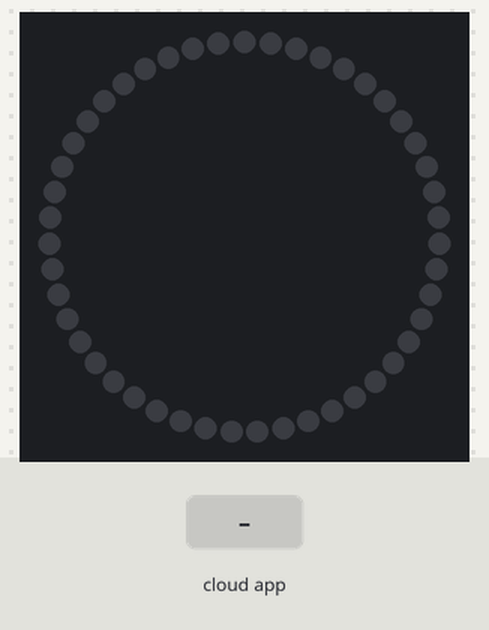
The sketch below on a simulated Arduino Uno, built with avr-gcc and run on an emulated ATmega328P. On the bench: 47 RGB LEDs in a ring, first at the top, clockwise. The inputs (shaded band) are chosen by the test bench. Dim RGB values are drawn brighter than linear; the strip is taken to match the declared colour order; the ROS host is connected and sends only what is stated.

Above: at 1.2 s.
1.3 s: the phone or cloud app sets linear.x to -100
At 2.4 s:
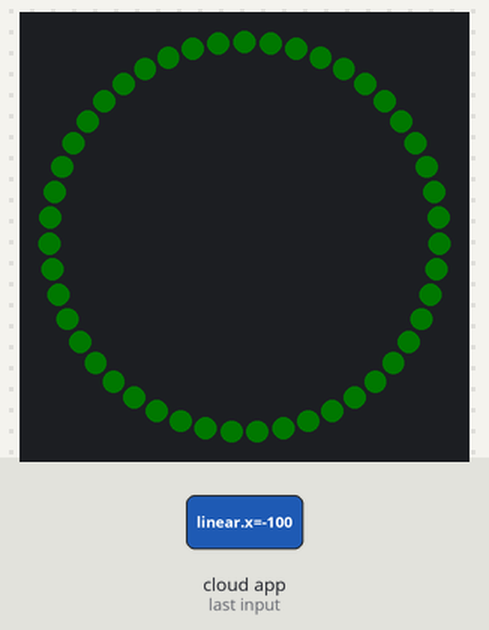
2.8 s: the phone or cloud app sets linear.x to 100
At 3.9 s:
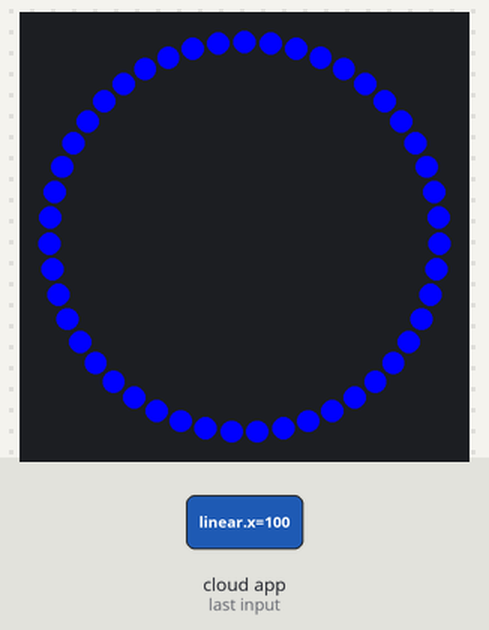
4.3 s: the phone or cloud app sets linear.x to 0
At 4.8 s:
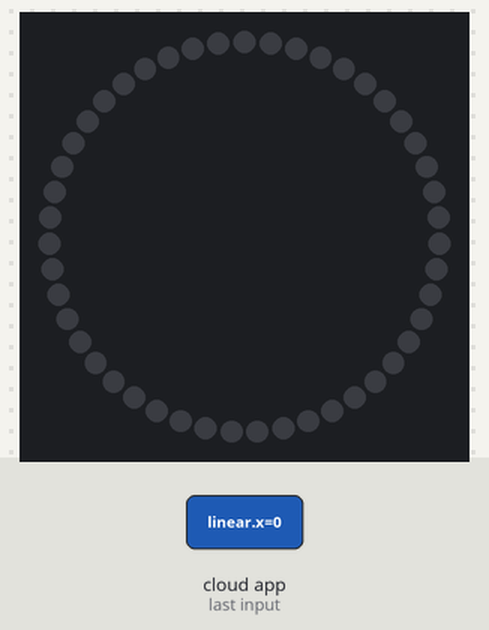
Timing chart, 0 to 7.3 s (numbered marks = the images above; inputs shaded):
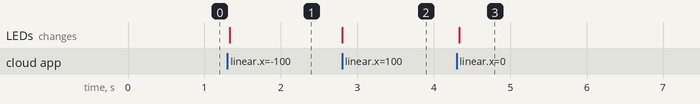

Measured:
- after the input at 1.3 s, the LEDs: change at once (image 1)
- after the input at 2.8 s, the LEDs: change at once (image 2)
- after the input at 4.3 s, the LEDs: change at once (image 3)

The sketch:

vega_belt.ino
```cpp
#include <ros.h>
#include <geometry_msgs/Twist.h>
#include <Adafruit_NeoPixel.h>


#define VEGA_NUM_LEDS 47
#define MAX_LED_FRAMES 124
#define PIXEL_RING_PIN 4
#define BYTES_PER_PIXEL 4
#define BYTES_PER_PIXEL_STRING "BYTES_PER_PIXEL"
#define TODO_MSG_FRAMES 1

Adafruit_NeoPixel pixel = Adafruit_NeoPixel(VEGA_NUM_LEDS, PIXEL_RING_PIN, NEO_RGBW + NEO_KHZ800);
ros::NodeHandle_<ArduinoHardware, 1, 1, 30720, 512>  nh;

int autoScale( int originalMin, int originalMax, int newBegin, int
newEnd, int inputValue){

  long zeroRefOriginalMax = 0;
  long zeroRefnewEnd = 0;
  long zeroRefCurVal = 0;
  long rangedValue = 0;
  boolean invFlag = 0;

  // Check for out of range inputValues
  if (inputValue < originalMin) {
    inputValue = originalMin;
  }
  if (inputValue > originalMax) {
    inputValue = originalMax;
  }

  // Zero Refference the values
  zeroRefOriginalMax = originalMax - originalMin;

  if (newEnd > newBegin){
    zeroRefnewEnd = newEnd - newBegin;
  }
  else
  {
    zeroRefnewEnd = newBegin - newEnd;
    invFlag = 1;
  }

  zeroRefCurVal = inputValue - originalMin;


 // Check for originalMin > originalMax  - the math for all other cases i.e. negative numbers seems to work out fine
  if (originalMin > originalMax ) {
    return 0;
  }

   if (invFlag == 0){
    rangedValue =  ((zeroRefCurVal * zeroRefnewEnd) /
      zeroRefOriginalMax) + newBegin ;
  }
  else     // invert the ranges
  {
    rangedValue =  newBegin - ((zeroRefCurVal * zeroRefnewEnd) /
      zeroRefOriginalMax)  ;
  }

  return rangedValue;
}

void cmd_vel( const geometry_msgs::Twist& msg) {

  int x = autoScale(-1000, 1000, -254, 255, msg.linear.x * 1000.0);


    for(int y = 0; y < 47; y++) {
      if( x > 0 ) {
        pixel.setPixelColor(y, 0, 0, x);
      } else {
        pixel.setPixelColor(y, 0, x, 0);
      }

  }

  pixel.show();

}

ros::Subscriber<geometry_msgs::Twist> sub("/cmd_vel", &cmd_vel );


void setStrip(Adafruit_NeoPixel* pix, int color) {

  for (int x = 0; VEGA_NUM_LEDS > x; x++ ) {

    pix->setPixelColor(x, color, color, color, color);

  }

}

int calculate_breath() {

  return  (int)((exp( sin( millis() / 2000.0 * PI )) - 0.36787) * 108.0);
}

void setup() {

    pixel.begin();
    setStrip(&pixel, 0);
    pixel.show();

    nh.initNode();
    nh.subscribe(sub);

    while (!nh.connected()) {
    int breath = calculate_breath();
    pixel.setPixelColor(0, breath, 0, 0, 0 );
    pixel.show();
    nh.spinOnce();
  }
}

void loop() {

  nh.spinOnce();
  delay(50);


}
```
